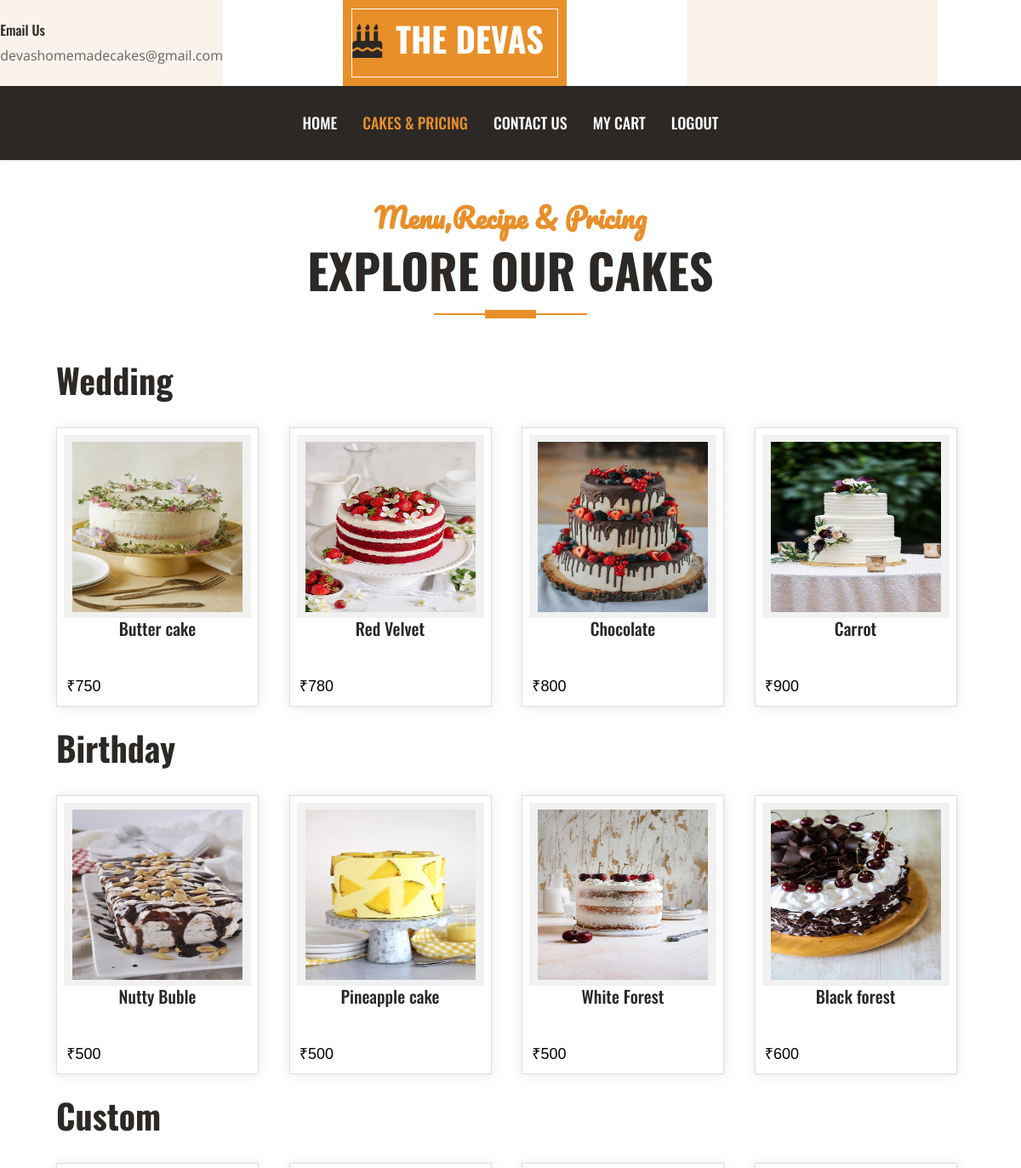
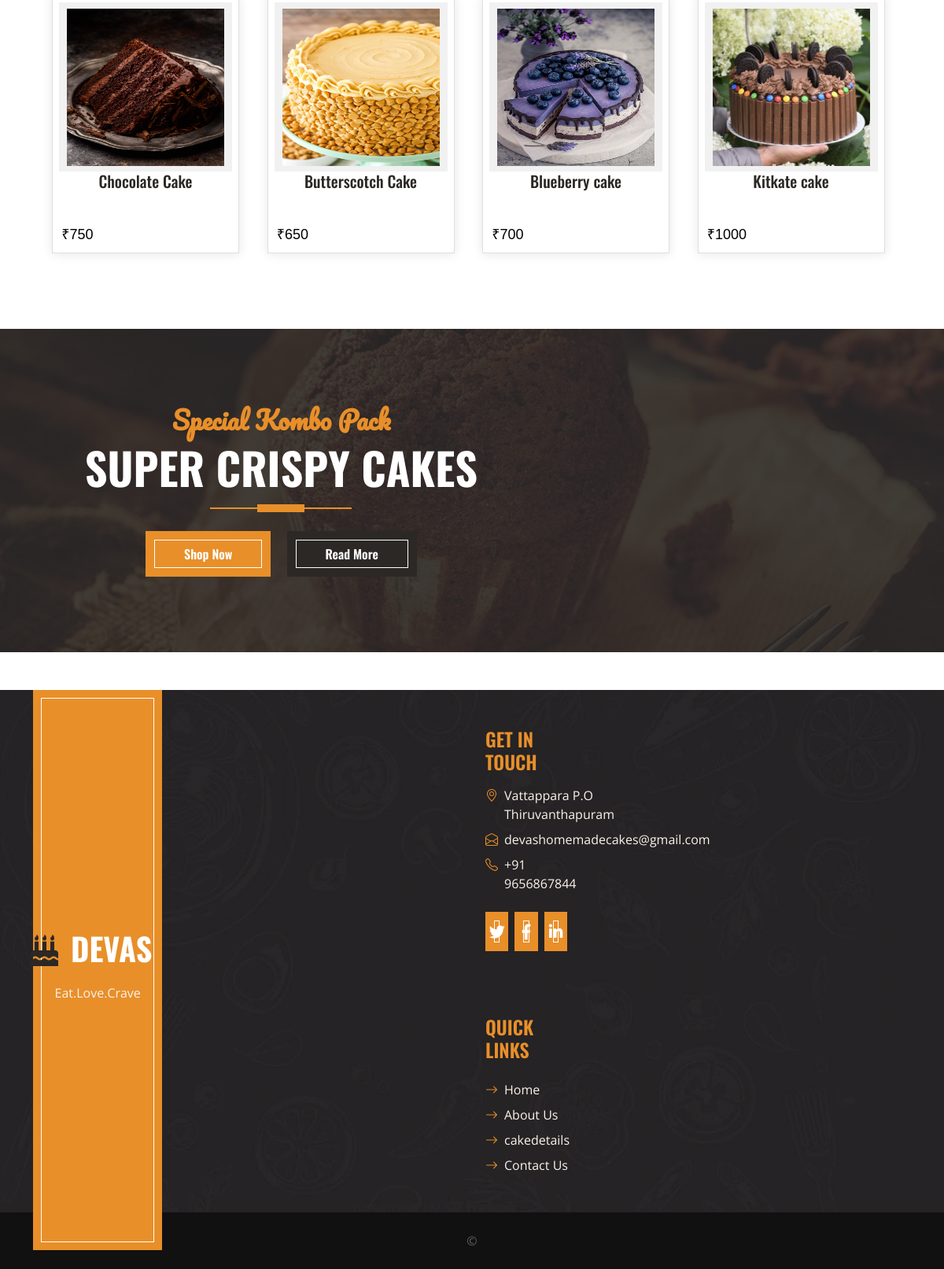
/user_cake_details (signed in), run on the app's committed database (2 pictures, top to bottom).
### devas/models.py (models this page shows, shortened)
class cake_details(models.Model):
    name = models.CharField(max_length=50)
    description = models.TextField(max_length=10000)
    caption = models.TextField(max_length=10000,null=True)
    quantity = models.IntegerField()
    price = models.IntegerField()
    pic = models.ImageField(max_length=500)
    date = models.DateTimeField(default=timezone.now)
    time = models.DateTimeField(auto_now_add=True)
    type = models.CharField(max_length=50) # cake by type, flavour,etc

### devas/views.py (the view)
# urls.py: path('user_cake_details', views.user_cake_details, name="user_details_page"),
def user_cake_details(request):
    userviewcake=cake_details.objects.all()
    wedding=cake_details.objects.filter(type='Wedding')
    Birthday=cake_details.objects.filter(type='Birthday')
    cus=cake_details.objects.filter(type='Custom')
    user_id = request.session['user_name']
    up = registration.objects.filter(email=user_id)
    ucv={'details':userviewcake,
         'wedding':wedding, 'b':  Birthday,'customs':cus,'userde':up}
    return render(request, './devas/user_cake_details.html', ucv)

### devas/templates/devas/user_cake_details.html (shortened to what this page needs)
<!DOCTYPE html>
{% load static %}
<html lang="en">
<head>
    <link href="https://cdnjs.cloudflare.com/ajax/libs/font-awesome/5.10.0/css/all.min.css" rel="stylesheet">
    <link href="https://cdn.jsdelivr.net/npm/bootstrap-icons@1.4.1/font/bootstrap-icons.css" rel="stylesheet">
    <link href="{%static '/lib/owlcarousel/assets/owl.carousel.min.css' %}" rel="stylesheet">
    <link href="{%static 'css/bootstrap.min.css'%}" rel="stylesheet">
    <link href="{%static 'css/style.css'%}" rel="stylesheet">
</head>
<body>
     <div class="container-fluid px-0 d-none d-lg-block">
      <div class="row gx-0">
          <div class="col-lg-8 text-center bg-secondary py-4">
              <div class="d-inline-flex align-items-center justify-content-center">
                  <div class="text-start">
                      <h6 class="type=text">Email Us</h6>
                      <span>devashomemadecakes@gmail.com</span>
                  </div>
              </div>
          </div>
          <div class="col-lg-8 text-center bg-primary border-inner py-3">
              <div class="d-inline-flex align-items-center justify-content-center">
                  <a href="index.html" class="navbar-brand">
                     <h1 class="m-0 text-uppercase text-white"><i class="fa fa-birthday-cake fs-1 text-dark me-3"></i>THE Devas</h1>
                  </a>
              </div>
          </div>
          <div class="col-lg-9 text-center bg-secondary py-3">
      </div>
  </div>
  <nav class="navbar navbar-expand-lg bg-dark navbar-dark shadow-sm py-5 py-lg-0 px-5 px-lg-0">
    <div class="collapse navbar-collapse" id="navbarCollapse">
        <div class="navbar-nav ms-auto mx-lg-auto py-0">
            <a href="user_cake_details" class="nav-item nav-link">Home</a>
            <a href="user_cake_details" class="nav-item nav-link active">Cakes & Pricing</a>
            <a href="usercontact" class="nav-item nav-link">Contact Us</a>
            <a href="mycart" class="nav-item nav-link">My Cart</a>
            <a href="logout" class="nav-item nav-link">Logout</a>
        </div>
    </div>
</nav>
                        </div>
 <div class="container-fluid about py-5">
    <div class="container">
        <div class="section-title position-relative text-center mx-auto mb-5 pb-3" style="max-width: 600px;">
            <h2 class="text-primary font-secondary">Menu,Recipe & Pricing</h2>
            <h1 class="display-4 text-uppercase">Explore Our Cakes</h1>
        </div>
                        <div class="container-fluid py-6">
                            <div class="container">
                              <h1>Wedding</h1>
                              <br>
                              <div class="row g-3">
                                {% for i in wedding %}
                                <a href="user_cake_detail_page?id={{ i.id }}">
                                  <div class="card">
                                    <div class="image">
                                      <img class="img-fluid" src="{{ i.pic.url }}" alt="" style="width: 200px; height: 200px;">
                                    </div>
                                    <h5 class="card-title">{{ i.name }}</p>
                                    <span class="price">&#8377;{{ i.price }}</span>
                                  </div>
                                </a>
                                {% endfor %}
                              </div>
                            </div>
                          </div>
            <div class="container-fluid py-6">
                <div class="container">
                    <br>
                  <h1>Birthday</h1>
                  <br>
                  <div class="row g-3">
                    {% for i in b %}
                    <a href="user_cake_detail_page?id={{ i.id }}">
                      <div class="card">
                        <div class="image">
                          <img class="img-fluid" src="{{ i.pic.url }}" alt="" style="width: 200px; height: 200px;">
                        </div>
                        <h5 class="card-title">{{ i.name }}</p>
                        <span class="price">&#8377;{{ i.price }}</span>
                      </div>
                    </a>
                    {% endfor %}
                  </div>
                </div>
              </div>
              <div class="container-fluid py-6">
                <div class="container">
                    <br>
                  <h1>Custom</h1>
                  <br>
                  <div class="row g-3">
                    {% for i in customs%}
                    <a href="user_cake_detail_page?id={{ i.id }}">
                      <div class="card">
                        <div class="image">
                          <img class="img-fluid" src="{{ i.pic.url }}" alt="" style="width: 200px; height: 200px;">
                        </div>
                        <h5 class="card-title">{{ i.name }}</p>
                        <span class="price">&#8377;{{ i.price }}</span>
                      </div>
                    </a>
                    {% endfor %}
                  </div>
                </div>
              </div>
    </div>
            </div>
    <div class="container-fluid bg-offer my-5 py-5">
        <div class="container py-5">
            <div class="row gx-5 justify-content-center">
                <div class="col-lg-7 text-center">
                    <div class="section-title position-relative text-center mx-auto mb-4 pb-3" style="max-width: 600px;">
                        <h2 class="text-primary font-secondary">Special Kombo Pack</h2>
                        <h1 class="display-4 text-uppercase text-white">Super Crispy Cakes</h1>
                    </div>
                    <a href="" class="btn btn-primary border-inner py-3 px-5 me-3">Shop Now</a>
                    <a href="" class="btn btn-dark border-inner py-3 px-5">Read More</a>
                </div>
            </div>
        </div>
    </div>
      <div class="container-fluid bg-img text-secondary" style="margin-top: 10px">
        <div class="container">
            <div class="row">
                <div class="col-lg-4 col-md-6 mb-lg-n5">
                    <div class="d-flex flex-column align-items-center justify-content-center text-center h-100 bg-primary border-inner p-4">
                        <a href="index.html" class="navbar-brand">
                            <h1 class="m-0 text-uppercase text-white"><i class="fa fa-birthday-cake fs-1 text-dark me-3"></i>Devas</h1>
                        </a>
                        <p class="mt-3">Eat.Love.Crave</p>
                    </div>
                </div>
                <div class="col-lg-8 col-md-5">
                    <div class="row gx-2">
                        <div class="col-lg-4 col-md-12 pt-5 mb-4">
                            <h4 class="text-primary text-uppercase mb-3" >Get In Touch</h4>
                            <div class="d-flex mb-2" >
                                <i class="bi bi-geo-alt text-primary me-2"></i>
                                <p class="mb-0">Vattappara P.O Thiruvanthapuram</p>
                            </div>
                            <div class="d-flex mb-2">
                                <i class="bi bi-envelope-open text-primary me-2"></i>
                                <p class="mb-0">devashomemadecakes@gmail.com</p>
                            </div>
                            <div class="d-flex mb-2">
                                <i class="bi bi-telephone text-primary me-2"></i>
                                <p class="mb-0">+91 9656867844</p>
                            </div>
                            <div class="d-flex mt-4">
                                <a class="btn btn-lg btn-primary btn-lg-square border-inner rounded-0 me-2" href="#"><i class="fab fa-twitter fw-normal"></i></a>
                                <a class="btn btn-lg btn-primary btn-lg-square border-inner rounded-0 me-2" href="#"><i class="fab fa-facebook-f fw-normal"></i></a>
                                <a class="btn btn-lg btn-primary btn-lg-square border-inner rounded-0 me-2" href="#"><i class="fab fa-linkedin-in fw-normal"></i></a>
                            </div>
                        </div>
                        <div class="col-lg-4 col-md-12 pt-0 pt-lg-5 mb-5">
                            <h4 class="text-primary text-uppercase mb-4">Quick Links</h4>
                            <div class="d-flex flex-column justify-content-start">
                                <a class="text-secondary mb-2" href="#"><i class="bi bi-arrow-right text-primary me-2"></i>Home</a>
                                <a class="text-secondary mb-2" href="#"><i class="bi bi-arrow-right text-primary me-2"></i>About Us</a>
                                <a class="text-secondary mb-2" href="#"><i class="bi bi-arrow-right text-primary me-2"></i>cakedetails</a>
                                <a class="text-secondary" href="#"><i class="bi bi-arrow-right text-primary me-2"></i>Contact Us</a>
                            </div>
                        </div>
                    </div>
                </div>
            </div>
        </div>
    </div>
    <div class="c py-4" style="background: #111111;">
        <div class="container text-center">
            <p class="mb-0">&copy; <a class="text-white border-bottom" href="#">
        </div>
    </div>
</body>
</html>

### devas/static/css/style.css (style rules this page uses)
:root { --primary: #E88F2A; --secondary: #FAF3EB; --light: #FFFFFF; --dark: #2B2825; }
.font-secondary { font-family: 'Pacifico', cursive; }
h1, h2, .font-weight-bold { font-weight: 700 !important; }
h3, h4, .font-weight-semi-bold { font-weight: 600 !important; }
h5, h6, .font-weight-medium { font-weight: 500 !important; }
.btn { font-family: 'Oswald', sans-serif; font-weight: 600; transition: .5s; }
.btn-primary { color: #FFFFFF; }
.border-inner { position: relative; }
.border-inner * { position: relative; z-index: 1; }
.border-inner::before { position: absolute; content: ""; top: 10px; right: 10px; bottom: 10px; left: 10px; background: none; border: 1px solid var(--light); z-index: 0; }
.btn-lg-square { width: 50px; height: 50px; }
.btn-square, .btn-sm-square, .btn-lg-square { padding-left: 0; padding-right: 0; text-align: center; }
.navbar-dark .navbar-nav .nav-link { font-family: 'Oswald', sans-serif; padding: 30px 15px; font-size: 18px; font-weight: 500; text-transform: uppercase; color: var(--light); outline: none; transition: .5s; }
.navbar-dark .navbar-nav .nav-link:hover, .navbar-dark .navbar-nav .nav-link.active { color: var(--primary); }
.section-title::before { position: absolute; content: ""; width: 60px; height: 10px; left: 50%; bottom: 0; margin-left: -30px; background: var(--primary); }
.section-title::after { position: absolute; content: ""; width: 180px; height: 2px; left: 50%; bottom: 4px; margin-left: -90px; background: var(--primary); }
.bg-offer { background: linear-gradient(rgba(43, 40, 37, .9), rgba(43, 40, 37, .9)), url(../img/offer.jpg) center center no-repeat; background-size: cover; }
.bg-img { background: linear-gradient(rgba(43, 40, 37, .5), rgba(43, 40, 37, .5)), url(../img/bg.jpg) center center no-repeat; background-size: cover; }

### devas/templates/devas/user_cake_details.html (style rules this page uses)
.row { display: grid; grid-template-columns: repeat(auto-fit, minmax(200px, 1fr)); grid-gap: 10px; }

### data on the page
cake_details: pic (picture), name "Butter cake", price "750"
cake_details: pic (picture), name "Red Velvet", price "780"
cake_details: pic (picture), name "Chocolate", price "800"
cake_details: pic (picture), name "Carrot", price "900"
cake_details: pic (picture), name "Nutty Buble", price "500"
cake_details: pic (picture), name "Pineapple cake", price "500"
cake_details: pic (picture), name "White Forest", price "500"
cake_details: pic (picture), name "Black forest", price "600"
cake_details: pic (picture), name "Chocolate Cake", price "750"
cake_details: pic (picture), name "Butterscotch Cake", price "650"
cake_details: pic (picture), name "Blueberry cake", price "700"
cake_details: pic (picture), name "Kitkate cake", price "1000"
